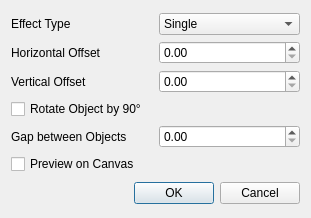
<ui version="4.0" >
 <class>PathDialogBase</class>
 <widget class="QDialog" name="PathDialogBase" >
  <property name="geometry" >
   <rect>
    <x>0</x>
    <y>0</y>
    <width>311</width>
    <height>218</height>
   </rect>
  </property>
  <property name="windowTitle" >
   <string>Path along Path</string>
  </property>
  <layout class="QVBoxLayout" >
   <item>
    <layout class="QGridLayout" >
     <item row="0" column="0" >
      <widget class="QLabel" name="label" >
       <property name="text" >
        <string>Effect Type</string>
       </property>
      </widget>
     </item>
     <item row="0" column="1" >
      <widget class="QComboBox" name="typeCombo" >
       <item>
        <property name="text" >
         <string>Single</string>
        </property>
       </item>
       <item>
        <property name="text" >
         <string>Single, stretched</string>
        </property>
       </item>
       <item>
        <property name="text" >
         <string>Repeated</string>
        </property>
       </item>
       <item>
        <property name="text" >
         <string>Repeated, stretched</string>
        </property>
       </item>
      </widget>
     </item>
     <item row="1" column="0" >
      <widget class="QLabel" name="label_2" >
       <property name="text" >
        <string>Horizontal Offset</string>
       </property>
      </widget>
     </item>
     <item row="1" column="1" >
      <widget class="ScrSpinBox" name="offsetXSpin" />
     </item>
     <item row="2" column="0" >
      <widget class="QLabel" name="label_4" >
       <property name="text" >
        <string>Vertical Offset</string>
       </property>
      </widget>
     </item>
     <item row="2" column="1" >
      <widget class="ScrSpinBox" name="offsetYSpin" />
     </item>
     <item row="3" column="0" >
      <widget class="QCheckBox" name="rotateCheckBox" >
       <property name="text" >
        <string>Rotate Object by 90°</string>
       </property>
      </widget>
     </item>
     <item row="4" column="0" >
      <widget class="QLabel" name="label_3" >
       <property name="text" >
        <string>Gap between Objects</string>
       </property>
      </widget>
     </item>
     <item row="4" column="1" >
      <widget class="ScrSpinBox" name="gapSpin" />
     </item>
     <item row="5" column="0" colspan="2" >
      <widget class="QCheckBox" name="previewCheck" >
       <property name="text" >
        <string>Preview on Canvas</string>
       </property>
      </widget>
     </item>
    </layout>
   </item>
   <item>
    <widget class="QDialogButtonBox" name="buttonBox" >
     <property name="orientation" >
      <enum>Qt::Horizontal</enum>
     </property>
     <property name="standardButtons" >
      <set>QDialogButtonBox::Cancel|QDialogButtonBox::NoButton|QDialogButtonBox::Ok</set>
     </property>
    </widget>
   </item>
  </layout>
 </widget>
 <customwidgets>
  <customwidget>
   <class>ScrSpinBox</class>
   <extends>QDoubleSpinBox</extends>
   <header>scrspinbox.h</header>
  </customwidget>
 </customwidgets>
 <resources/>
 <connections>
  <connection>
   <sender>buttonBox</sender>
   <signal>accepted()</signal>
   <receiver>PathDialogBase</receiver>
   <slot>accept()</slot>
   <hints>
    <hint type="sourcelabel" >
     <x>248</x>
     <y>254</y>
    </hint>
    <hint type="destinationlabel" >
     <x>157</x>
     <y>274</y>
    </hint>
   </hints>
  </connection>
  <connection>
   <sender>buttonBox</sender>
   <signal>rejected()</signal>
   <receiver>PathDialogBase</receiver>
   <slot>reject()</slot>
   <hints>
    <hint type="sourcelabel" >
     <x>316</x>
     <y>260</y>
    </hint>
    <hint type="destinationlabel" >
     <x>286</x>
     <y>274</y>
    </hint>
   </hints>
  </connection>
 </connections>
</ui>
